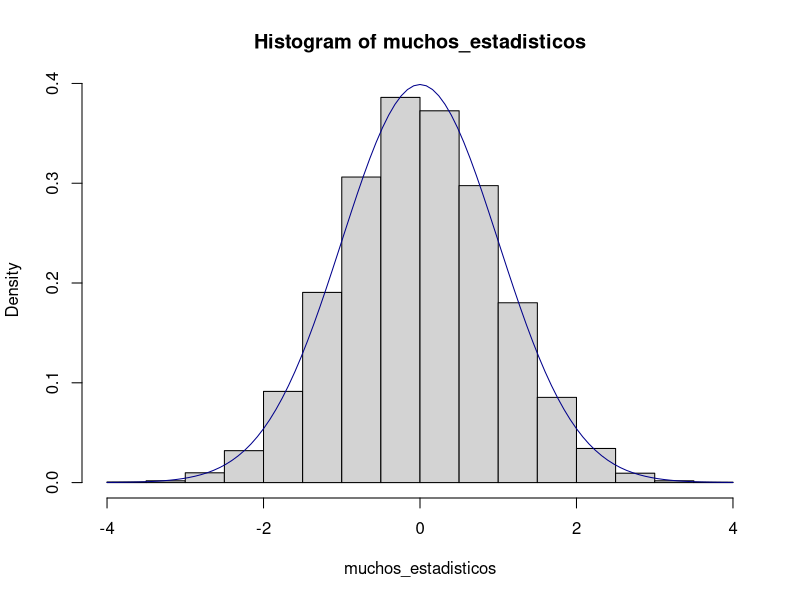

Write the R code that produced this figure.
## ---- chunk 1
knitr::opts_chunk$set(echo = TRUE)
## ---- chunk 2
set.seed(44512364) 
concentraciones = c(rnorm(5,80,4))
(mean(concentraciones) - 80)/sqrt(16/5)
## ---- chunk 3
estadistico = function(a){
  (mean(a)-80)/sqrt(16/length(a))
}

estadistico(concentraciones)
## ---- chunk 4
Nrep = 10000
muchos_estadisticos = replicate(Nrep,estadistico(rnorm(5,80,4)))
mean(mean(muchos_estadisticos > 1.281552))
## ---- chunk 5
hist(muchos_estadisticos,probability = TRUE)
curve(dnorm(x, mean=0, sd=1), 
      col="darkblue", add=TRUE)
